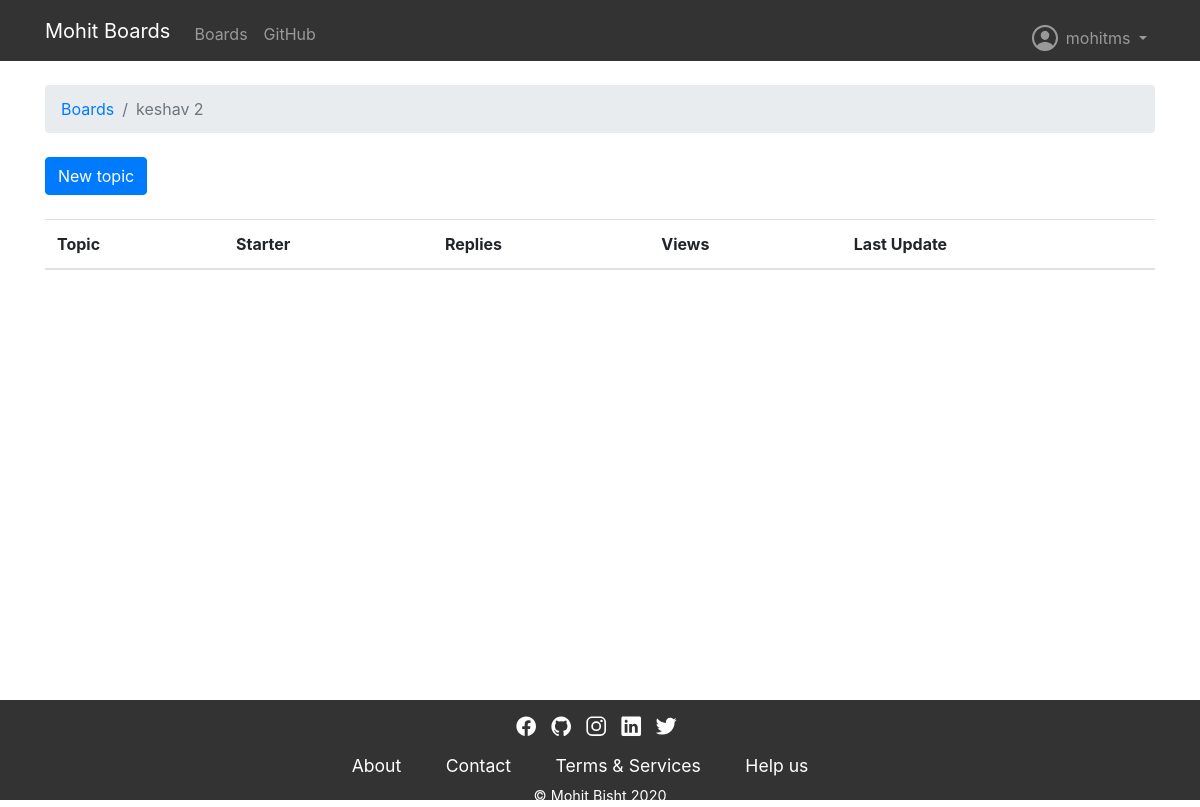
Page /boards/14/ (signed in) on the earlier database version.
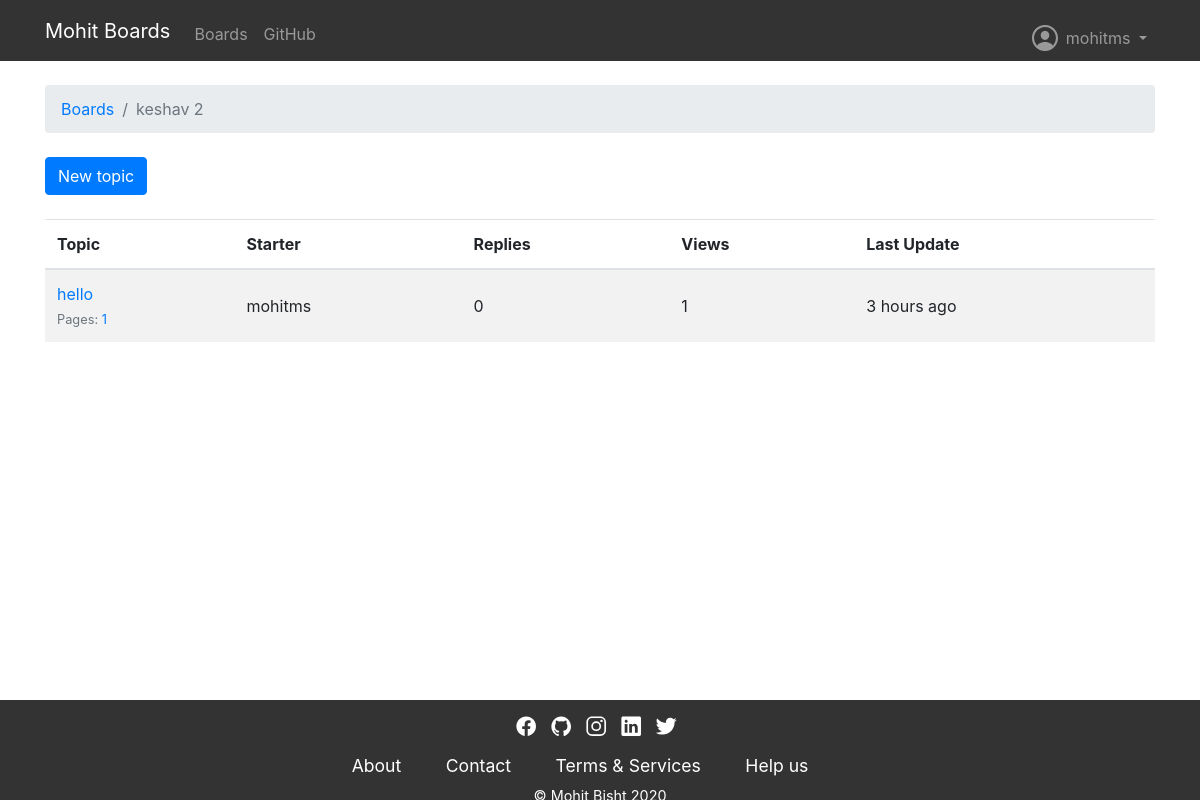
Same page on the later database version.
### chatsite/models.py (models this page shows, shortened)
class Topic(models.Model):
    subject = models.CharField(max_length=255)
    last_updated = models.DateTimeField(auto_now_add=True)
    board = models.ForeignKey(Board, on_delete=models.CASCADE, related_name='topics')
    starter = models.ForeignKey(User, on_delete=models.CASCADE, related_name='topics')
    views = models.PositiveIntegerField(default=0)
    def get_page_count(self):
        count = self.posts.count()
        pages = count / 20
        return math.ceil(pages)
    def has_many_pages(self, count=None):
        if count is None:
            count = self.get_page_count()
        return count > 6
    def get_page_range(self):
        count = self.get_page_count()
        if self.has_many_pages(count):
            return range(1, 5)
        return range(1, count + 1)

### chatsite/views.py (the view)
# urls.py: url(r'^boards/(?P<pk>\d+)/$', views.TopicListView.as_view(), name='board_topics'),
class TopicListView(ListView):
    model = Topic
    context_object_name = 'topics'
    template_name = 'topics.html'
    paginate_by = 20
    def get_context_data(self, **kwargs):
        kwargs['board'] = self.board
        return super().get_context_data(**kwargs)
    def get_queryset(self):
        self.board = get_object_or_404(Board, pk=self.kwargs.get('pk'))
        queryset = self.board.topics.order_by('-last_updated').annotate(replies=Count('posts') - 1)
        return queryset

### templates/topics.html (shortened to what this page needs)
{% extends 'base.html' %}
{% load humanize %}
{% block breadcrumb %}
  <li class="breadcrumb-item"><a href="{% url 'home' %}">Boards</a></li>
  <li class="breadcrumb-item active">{{ board.name }}</li>
{% endblock %}
{% block content %}
  <div class="mb-4">
    <a href="{% url 'new_topic' board.pk %}" class="btn btn-primary">New topic</a>
  </div>
  <table class="table table-striped mb-4">
    <thead class="thead-inverse">
      <tr>
        <th>Topic</th>
        <th>Starter</th>
        <th>Replies</th>
        <th>Views</th>
        <th>Last Update</th>
      </tr>
    </thead>
    <tbody>
      {% for topic in topics %}
        {% url 'topic_posts' board.pk topic.pk as topic_url %}
        <tr>
          <td>
            <p class="mb-0">
              <a href="{{ topic_url }}">{{ topic.subject }}</a>
            </p>
            <small class="text-muted">
              Pages:
              {% for i in topic.get_page_range %}
                <a href="{{ topic_url }}?page={{ i }}">{{ i }}</a>
              {% endfor %}
            </small>
          </td>
          <td class="align-middle">{{ topic.starter.username }}</td>
          <td class="align-middle">{{ topic.replies }}</td>
          <td class="align-middle">{{ topic.views }}</td>
          <td class="align-middle">{{ topic.last_updated|naturaltime }}</td>
        </tr>
      {% endfor %}
    </tbody>
  </table>
{% endblock %}

Differences in the rows shown:
added Topic: subject "hello", get_page_range "1", starter.username "mohitms", replies "0", views "1", last_updated "3 hours ago"
